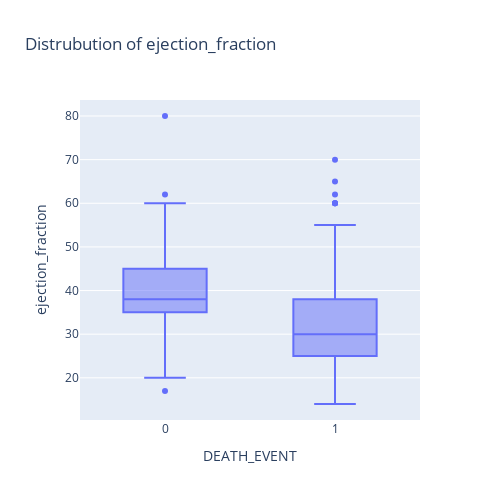

Notebook code for this chart:
### Code cell
fig = px.box(df,y="ejection_fraction",x="DEATH_EVENT",title=f"Distrubution of ejection_fraction",width=500, height=500)
fig.show()

### Figure 1 — Plotly figure (JSON) as saved in the notebook; plotly's stock layout.template omitted (floating-point values rounded to 4 significant figures; data arrays with more than 128 entries replaced by an {"elided": "..."} marker saying what was removed)
{"data": [{"alignmentgroup": "True", "hovertemplate": "DEATH_EVENT=%{x}<br>ejection_fraction=%{y}<extra></extra>", "legendgroup": "", "marker": {"color": "#636efa"}, "name": "", "notched": false, "offsetgroup": "", "orientation": "v", "showlegend": false, "type": "box", "x": {"elided": "299 int values"}, "x0": " ", "xaxis": "x", "y": {"elided": "299 int values"}, "y0": " ", "yaxis": "y"}], "layout": {"boxmode": "group", "height": 500, "legend": {"tracegroupgap": 0}, "title": {"text": "Distrubution of ejection_fraction"}, "width": 500, "xaxis": {"anchor": "y", "autorange": true, "domain": [0, 1], "range": [-0.5, 1.5], "title": {"text": "DEATH_EVENT"}, "type": "linear"}, "yaxis": {"anchor": "x", "autorange": true, "domain": [0, 1], "range": [10.33, 83.67], "title": {"text": "ejection_fraction"}, "type": "linear"}}}
